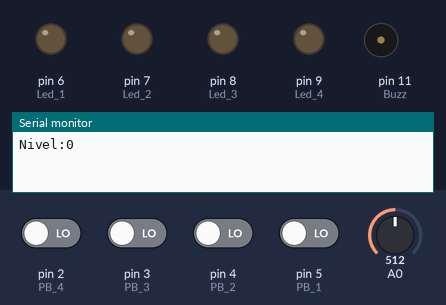
Recording of a sketch running on a simulated Arduino Uno, built with avr-gcc and run on an emulated ATmega328P. Parts: output pins drawn as LEDs (lit = HIGH), buzzer (waves = sounding), the last lines printed to the serial monitor. Dashed ring = blinking. Inputs (shaded band) come from the test bench; at power-on: pin 2 (PB_4), pin 3 (PB_3), pin 4 (PB_2), pin 5 (PB_1) LOW, A0 = 512. Random numbers use the default seed unless the sketch sets one.

Above: at 4.8 s.
4.9 s: pin 2 (PB_4) driven HIGH
At 5.4 s:
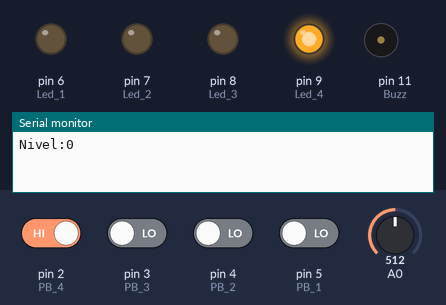
6.4 s: pin 2 (PB_4) driven LOW
At 8.7 s:
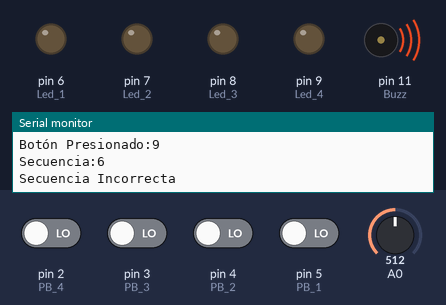
12.4 s: pin 3 (PB_3) driven HIGH
15.4 s: pin 3 (PB_3) driven LOW
At 16.15 s:
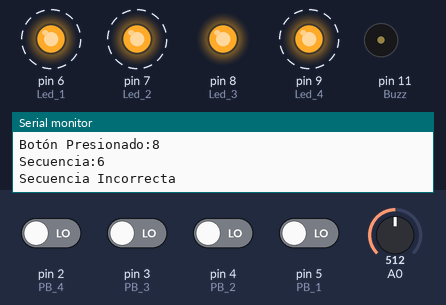
Timing chart, 0 to 19.4 s (numbered marks = the images above; inputs shaded):
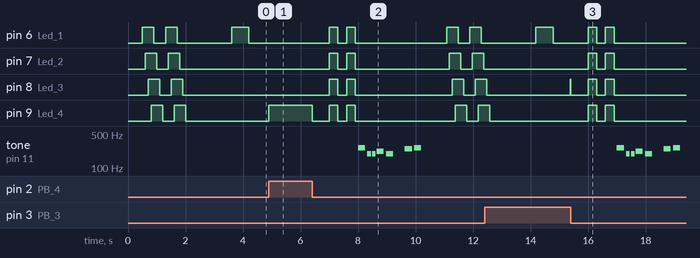

Measured:
- after the input at 4.9 s, pin 9 (Led_4): LOW → HIGH at once
- after the input at 6.4 s, pin 6 (Led_1): LOW → HIGH after 0.60 s, → LOW 0.30 s later, → HIGH 0.30 s later, → LOW 0.30 s later, … (8 changes in this stretch); pin 7 (Led_2): LOW → HIGH after 0.60 s, → LOW 0.30 s later, → HIGH 0.30 s later, → LOW 0.30 s later, … (8 changes in this stretch)
- after the input at 15.4 s, pin 6 (Led_1), pin 7 (Led_2): alternates HIGH for 0.30 s and LOW for 0.30 s, 4 changes in all, then stays LOW, starting after 0.60 s

The sketch:

simon_dice_arduinoV1.ino
```cpp
/**
   Versión 1 del juego 'Simon Dice' (Simon Says).
   El armado consta de:
   x4 leds con sus correspondientes resistencias de 220 ohms conectados a los pines del 6 al 9.
   x4 pulsadores con sus correspondientes resistencias de 100 ohms conectados a los pines del 2 al 5.
   x1 buzzer pasivo conectado al pin 11.

   Una posible versión 2 podría incluir:
   - Sonidos al presionar los pulsadores y reproducir la secuencia.
   - Algún tipo de display para mostrar el nivel alcanzado.

   El esquema completo de conexiones junto con el resto de la información puede encontrarse en:
   https://thenerdyapprentice.blogspot.com/

    The Nerdy Apprentice* --> Si te gustó este proyecto visita el blog y deja un comentario, gracias!
*/

// Definimos las constantes de los botones, leds y buzzer
const byte PB_1 = 5;
const byte PB_2 = 4;
const byte PB_3 = 3;
const byte PB_4 = 2;
const byte Led_1 = 6;
const byte Led_2 = 7;
const byte Led_3 = 8;
const byte Led_4 = 9;
const byte Buzz = 11;

const int CantidadNiveles = 32; // Definimos la cantidad máxima de niveles
int Secuencia[CantidadNiveles]; // Array donde se guarda la secuencia
int SecuenciaU[CantidadNiveles]; // Array donde se guarda la secuencia del usuario
const int Delay_S = 600; // Delay de prendido y apagado de los leds durante la secuencia
int Nivel = 0; // Variable que guardará el nivel durante el juego

void setup() {
  Serial.begin(9600); // Iniciamos el puerto Serie

  // Definimos las entradas y salidas...
  for (int i = 6; i <= 9; i++) { // de los Leds
    pinMode(i, OUTPUT);
  }
  for (int i = 2; i <= 5; i++) { // de los pulsadores
    pinMode(i, INPUT);
  }
  pinMode(Buzz, OUTPUT); // del buzzer

  Nivel = 0;
  ApagarLeds(); // Llamamos a la función que apaga los leds
  GenerarSecuencia(); // llamamos a la función que genera la secuencia aleatoria para los niveles
  Flash(); // Llamamos a la función que genera la secuencia de Leds de inicio
}

void loop() {

  Serial.print("Nivel:");
  Serial.println(Nivel);
  MostrarSecuencia(); // Función que muestra la secuencia generada aleatoriamente
  LeerEntrada(); // Función que lee el input del jugador

}

void LeerEntrada() {
  bool flag = true; // Flag que nos permitirá controlar el input del usuario

  for (int i = 0; i <= Nivel; i++) {

    flag = true;

    // Durante el WHILE leemos que pulsador se presionó, encendemos el led correspondiente y comparamos el input con la secuencia mostrada.
    while (flag == true) {
      if (digitalRead(PB_1) == HIGH) {
        digitalWrite(Led_1, HIGH);
        while (digitalRead(PB_1) == HIGH); // Utilizamos el While para detener la ejecución mientras se mantenga pulsado, sirve para evitar los rebotes del botón.
        digitalWrite(Led_1, LOW);
        SecuenciaU[i] = 6; // Hacemos coincidir el led con el pulsador presionado, asi podremos comprobar si es correcto o no.
        flag = false;
        delay(Delay_S);
        Serial.print("Botón Presionado:");
        Serial.println(SecuenciaU[i]);
        Serial.print("Secuencia:");
        Serial.println(Secuencia[i]);
        if (SecuenciaU[i] != Secuencia[i]) { // Si el input del jugador no coincide con la secuencia mostrada llamamos a la función SecuenciaError();
          //Serial.println(SecuenciaU[i]);
          //Serial.println(Secuencia[i]);
          SecuenciaError();
          return;
        }

      }

      if (digitalRead(PB_2) == HIGH) {
        digitalWrite(Led_2, HIGH);
        while (digitalRead(PB_2) == HIGH);
        digitalWrite(Led_2, LOW);
        SecuenciaU[i] = 7;
        flag = false;
        delay(Delay_S);
        Serial.print("Botón Presionado:");
        Serial.println(SecuenciaU[i]);
        Serial.print("Secuencia:");
        Serial.println(Secuencia[i]);
        if (SecuenciaU[i] != Secuencia[i]) {
          //Serial.println(SecuenciaU[i]);
          //Serial.println(Secuencia[i]);
          SecuenciaError();
          return;
        }

      }

      if (digitalRead(PB_3) == HIGH) {
        digitalWrite(Led_3, HIGH);
        while (digitalRead(PB_3) == HIGH);
        digitalWrite(Led_3, LOW);
        SecuenciaU[i] = 8;
        flag = false;
        delay(Delay_S);
        Serial.print("Botón Presionado:");
        Serial.println(SecuenciaU[i]);
        Serial.print("Secuencia:");
        Serial.println(Secuencia[i]);
        if (SecuenciaU[i] != Secuencia[i]) {
          //Serial.println(SecuenciaU[i]);
          //Serial.println(Secuencia[i]);
          SecuenciaError();
          return;
        }

      }

      if (digitalRead(PB_4) == HIGH) {
        digitalWrite(Led_4, HIGH);
        while (digitalRead(PB_4) == HIGH);
        digitalWrite(Led_4, LOW);
        SecuenciaU[i] = 9;
        flag = false;
        delay(Delay_S);
        Serial.print("Botón Presionado:");
        Serial.println(SecuenciaU[i]);
        Serial.print("Secuencia:");
        Serial.println(Secuencia[i]);
        if (SecuenciaU[i] != Secuencia[i]) {
          //Serial.println(SecuenciaU[i]);
          //Serial.println(Secuencia[i]);
          SecuenciaError();
          return;
        }

      }

    } // Fin del While

  } // Fin del For

  //delay(100);

  // Si coincide el input del usuario con la secuencia mostrada llamamos a la función SecuenciaCorrecta()
  SecuenciaCorrecta();
}

void SecuenciaError() {
  Serial.println("Secuencia Incorrecta");
  Game_Over(); // Llamamos a la función que genera la melodía.
  Nivel = 0; // Reiniciamos el nivel.

  // Hacemos un delay largo y llamamos nuevamente a la función Flash() indicando que el juego vuelve a empezar.
  delay(800);
  Flash();

  GenerarSecuencia(); // Generamos otra secuencia.
}

void SecuenciaCorrecta() {
  Nivel++; // Aumentamos de nivel
  Serial.println("Secuencia Correcta");
}


void MostrarSecuencia() { // Muestra la secuencia usando como variable Nivel (que vamos aumentando a medida que el usuario va ganando)
  for (int x = 0; x <= Nivel; x++) {
    //Serial.println(Nivel);
    digitalWrite(Secuencia[x], HIGH);
    delay(Delay_S);
    digitalWrite(Secuencia[x], LOW);
    delay(Delay_S);
  }

  //delay(100); // Pequeño delay después de mostrar la secuencia para evitar errores.

}

void GenerarSecuencia() { // Función que genera la secuencia
  randomSeed(analogRead(0)); // Iniciamos la semilla random que servirá para generar aleatoriamente la secuencia, utilizamos el pin A0 que no está conectado a nada.
  for (int x = 0; x <= CantidadNiveles; x++) { // Llenamos el array con números entre 6 y 9 (correspondientes a los leds)
    Secuencia[x] = random(6, 10);
  }

}

void ApagarLeds() {
  for (int i = 6; i <= 10; i++) {
    digitalWrite(i, LOW);
    delay(100);
  }
}

void Flash() {
  for (int i = 6; i <= 9; i++) {
    digitalWrite(i, HIGH);
    delay(100);
  }

  for (int i = 6; i <= 9; i++) {
    digitalWrite(i, LOW);
    delay(100);
  }

  for (int i = 6; i <= 9; i++) {
    digitalWrite(i, HIGH);
    delay(100);
  }

  for (int i = 6; i <= 9; i++) {
    digitalWrite(i, LOW);
    delay(100);
  }

  delay(1500);
}

void Game_Over() {

  Flash_E(); // Llamamos a la función que hace parpadear los leds, que junto a la melodía indica que le usuario perdió.

  int melodia[] = {
    262, 196, 196, 220, 196, 0, 247, 262
  };

  int noteDurations[] = {
    4, 8, 8, 4, 4, 4, 4, 4
  };

  for (int thisNote = 0; thisNote < 8; thisNote++) {
    int noteDuration = 1000 / noteDurations[thisNote];
    tone(Buzz, melodia[thisNote], noteDuration);
    int pauseBetweenNotes = noteDuration * 1.30;
    delay(pauseBetweenNotes);
    noTone(Buzz);
  }

}

void Flash_E() {
  digitalWrite(Led_1, HIGH);
  digitalWrite(Led_2, HIGH);
  digitalWrite(Led_3, HIGH);
  digitalWrite(Led_4, HIGH);

  delay(300);
  digitalWrite(Led_1, LOW);
  digitalWrite(Led_2, LOW);
  digitalWrite(Led_3, LOW);
  digitalWrite(Led_4, LOW);
  delay(300);
  digitalWrite(Led_1, HIGH);
  digitalWrite(Led_2, HIGH);
  digitalWrite(Led_3, HIGH);
  digitalWrite(Led_4, HIGH);

  delay(300);
  digitalWrite(Led_1, LOW);
  digitalWrite(Led_2, LOW);
  digitalWrite(Led_3, LOW);
  digitalWrite(Led_4, LOW);
  delay(100);

}
```
